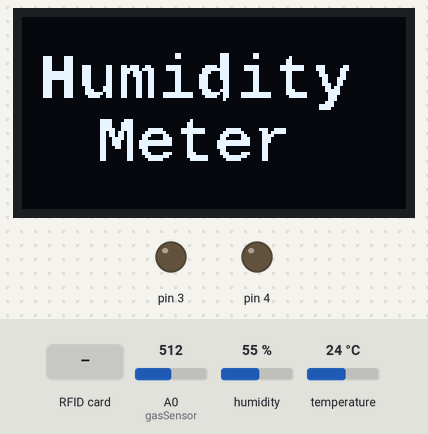
The sketch below on a simulated Arduino Mega 2560, built with avr-gcc and run on an emulated ATmega2560. Shown: 128×64 one-colour display, output pins drawn as LEDs (lit = HIGH). Inputs (shaded band) come from the test bench; at power-on: A0 (gasSensor) = 512, humidity 55 %, temperature 24 °C. Pins used as bus, display or sensor lines are not drawn; what the sketch prints to the serial monitor is not drawn.

Above: at 0.6 s.
At 3.2 s:
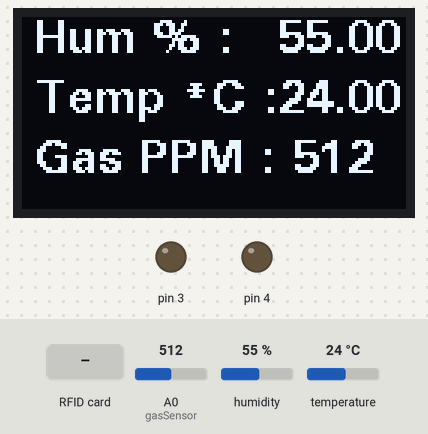
3.3 s: RFID card 70 82 41 A8 held to the reader
At 5.0 s:
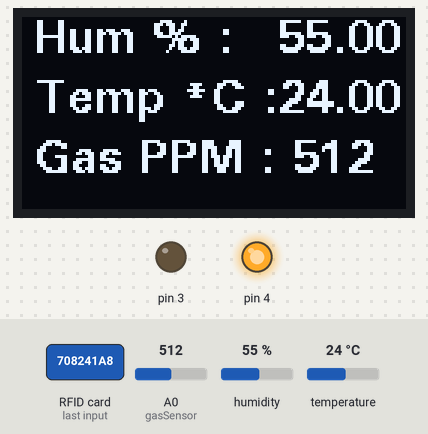
Timing chart, 0 to 15.2 s (numbered marks = the images above; inputs shaded):
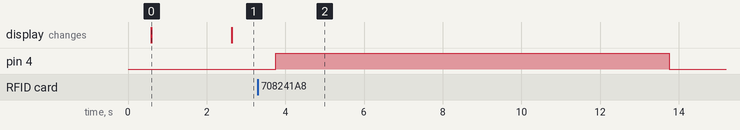

Measured:
- after the input at 3.3 s, pin 4: LOW → HIGH after 0.46 s, → LOW 10.0 s later
- what the display in image 0 shows lasts 2.0 s, from 0.6 s to 2.6 s

The sketch:

RFIDD_OLED.ino
```cpp
#include "SPI.h"
#include "MFRC522.h"

#include <DHT.h>
#include "U8glib.h"

 /* Typical pin layout used: RFID
 * -----------------------------------------------------------------------------------------
 *             MFRC522      Arduino       Arduino   Arduino    Arduino          Arduino
 *             Reader/PCD   Uno/101       Mega      Nano v3    Leonardo/Micro   Pro Micro
 * Signal      Pin          Pin           Pin       Pin        Pin              Pin
 * -----------------------------------------------------------------------------------------
 * RST/Reset   RST          9             5         D9         RESET/ICSP-5     RST
 * SPI SS      SDA(SS)      10            53        D10        10               10
 * SPI MOSI    MOSI         11 / ICSP-4   51        D11        ICSP-4           16
 * SPI MISO    MISO         12 / ICSP-1   50        D12        ICSP-1           14
 * SPI SCK     SCK          13 / ICSP-3   52        D13        ICSP-3           15
 */

/* ##NodeMcu##    SDA(SS) D4 (Có Thể Đổi)
                  RST     D3 (Có Thể Đổi)
                  SCK     D5
                  MISO    D6
                  MOSI    D7 */

#define SS_PIN  53  //   RFID
#define RST_PIN 5   //   RFID

#define DHTPIN 2 // CB DHT22
#define DHTTYPE DHT22   // DHT 22  (AM2302), AM2321
#define gasSensor A0 // Gas

DHT dht(DHTPIN, DHTTYPE);

U8GLIB_SSD1306_128X64 u8g(U8G_I2C_OPT_NO_ACK);  // Display which does not send AC

MFRC522 rfid(SS_PIN, RST_PIN);
MFRC522::MIFARE_Key key;

const uint8_t logo[] PROGMEM =
{
  0x0, 0x0, 0x0, 0x0, 0x0, 0x0, 0x0, 0x0, 0x0, 0x0, 0x0, 0x0, 0x0, 0x0, 0x0,
  0x0, 0x0, 0x0, 0x0, 0x0, 0x0, 0x0, 0x0, 0x0, 0x0, 0x0, 0x0, 0x0, 0x0, 0x0,
  0x0, 0x0, 0x0, 0x0, 0x0, 0x0, 0x0, 0x0, 0x0, 0x0, 0x0, 0x0, 0x0, 0x0, 0x0,
  0x0, 0x0, 0x0, 0x0, 0x0, 0x0, 0x0, 0x0, 0x0, 0x0, 0x0, 0x0, 0x0, 0x0, 0x0,
  0x0, 0x0, 0x0, 0x0, 0x0, 0x0, 0x0, 0x0, 0x0, 0x0, 0x0, 0x0, 0x0, 0x0, 0x0,
  0x0, 0x0, 0x0, 0x0, 0x0, 0x0, 0x0, 0x0, 0x0, 0x0, 0x0, 0x0, 0x0, 0x0, 0x0,
  0x0, 0x0, 0x0, 0x0, 0x0, 0x0, 0x0, 0x0, 0x0, 0x0, 0x0, 0x0, 0x0, 0x0, 0x0,
  0x0, 0x0, 0x0, 0x0, 0x0, 0x0, 0x0, 0x0, 0x0, 0x0, 0x0, 0x0, 0x0, 0x0, 0x0,
  0x0, 0x0, 0x0, 0x0, 0x0, 0x0, 0x0, 0x0, 0x0, 0x0, 0x0, 0x0, 0x0, 0x0, 0x0,
  0x0, 0x0, 0x0, 0x0, 0x0, 0x0, 0x0, 0x0, 0x0, 0x0, 0x0, 0x0, 0x0, 0x0, 0x0,
  0x0, 0x0, 0x0, 0x0, 0x0, 0x0, 0x0, 0x0, 0x0, 0x0, 0x0, 0x0, 0x0, 0x0, 0x0,
  0x0, 0x0, 0x0, 0x0, 0x0, 0x0, 0x0, 0x0, 0x0, 0x0, 0x0, 0x0, 0x0, 0x0, 0x0,
  0x0, 0x0, 0x0, 0x0, 0x0, 0x0, 0x0, 0x0, 0x0, 0x0, 0x0, 0x0, 0x0, 0x0, 0x0,
  0x0, 0x0, 0x0, 0x18, 0x0, 0x38, 0x6, 0x0, 0x0, 0x0, 0x0, 0x0, 0x0, 0x1, 0xc3,
  0x80, 0x0, 0x0, 0x0, 0x18, 0x0, 0x38, 0x6, 0x0, 0x40, 0x0, 0x0, 0x0, 0x0, 0x1,
  0xc3, 0x80, 0x0, 0x0, 0x0, 0x0, 0x0, 0x38, 0x0, 0x0, 0xc0, 0x0, 0x0, 0x0, 0x0,
  0x1, 0xc3, 0x80, 0x0, 0x0, 0x0, 0x0, 0x0, 0x38, 0x0, 0x0, 0xc0, 0x0, 0x0, 0x0,
  0x0, 0x1, 0xc3, 0x8e, 0xc, 0x6e, 0x60, 0xf8, 0x7, 0xb8, 0x3e, 0x3, 0xfc, 0x38, 0x18,
  0x0, 0x0, 0x1, 0xc3, 0x8e, 0xc, 0x7e, 0xf0, 0xf8, 0xf, 0xf8, 0x3e, 0x3, 0xfc, 0x38,
  0x38, 0x0, 0x0, 0x1, 0xff, 0x8e, 0xc, 0x77, 0x30, 0x18, 0xe, 0x38, 0x6, 0x0, 0xc0,
  0x18, 0x30, 0x0, 0x0, 0x1, 0xff, 0x8e, 0xc, 0x67, 0x30, 0x18, 0x1c, 0x38, 0x6, 0x0,
  0xc0, 0x1c, 0x30, 0x0, 0x0, 0x1, 0xff, 0x8e, 0xc, 0x63, 0x30, 0x18, 0x1c, 0x38, 0x6,
  0x0, 0xc0, 0xc, 0x70, 0x0, 0x0, 0x1, 0xc3, 0x8e, 0xc, 0x63, 0x30, 0x18, 0x1c, 0x18,
  0x6, 0x0, 0xc0, 0xc, 0x60, 0x0, 0x0, 0x1, 0xc3, 0x8e, 0xc, 0x63, 0x30, 0x18, 0x1c,
  0x18, 0x6, 0x0, 0xc0, 0xe, 0x60, 0x0, 0x0, 0x1, 0xc3, 0x86, 0x1c, 0x63, 0x30, 0x18,
  0x1c, 0x18, 0x6, 0x0, 0xc0, 0x6, 0xc0, 0x0, 0x0, 0x1, 0xc3, 0x87, 0x1c, 0x63, 0x30,
  0x18, 0xe, 0x38, 0x6, 0x0, 0xe0, 0x7, 0xc0, 0x0, 0x0, 0x1, 0xc3, 0x87, 0xec, 0x63,
  0x31, 0xff, 0x8f, 0xd8, 0x7f, 0xe0, 0xfe, 0x3, 0xc0, 0x0, 0x0, 0x1, 0xc3, 0x83, 0xcc,
  0x63, 0x31, 0xff, 0x87, 0x98, 0x7f, 0xe0, 0x7e, 0x3, 0x80, 0x0, 0x0, 0x0, 0x0, 0x0,
  0x0, 0x0, 0x0, 0x0, 0x0, 0x10, 0x0, 0x0, 0x0, 0x3, 0x80, 0x0, 0x0, 0x0, 0x0,
  0x0, 0x0, 0x0, 0x0, 0x0, 0x0, 0x0, 0x0, 0x0, 0x0, 0x7, 0x0, 0x0, 0x0, 0x0,
  0x0, 0x0, 0x0, 0x0, 0x0, 0x0, 0x0, 0x0, 0x0, 0x0, 0x0, 0x1f, 0x0, 0x0, 0x0,
  0x0, 0x0, 0x0, 0x0, 0x0, 0x0, 0x0, 0x0, 0x0, 0x0, 0x0, 0x0, 0x1e, 0x0, 0x0,
  0x0, 0x0, 0x0, 0x0, 0x0, 0x0, 0x0, 0x0, 0x0, 0x0, 0x0, 0x0, 0x0, 0x0, 0x0,
  0x0, 0x0, 0x0, 0x0, 0x0, 0x0, 0x0, 0x0, 0x0, 0x0, 0x0, 0x0, 0x0, 0x0, 0x0,
  0x0, 0x0, 0x0, 0x0, 0x0, 0x0, 0x0, 0x0, 0x0, 0x0, 0x0, 0x0, 0x0, 0x0, 0x0,
  0x0, 0x0, 0x0, 0x0, 0x0, 0x0, 0x0, 0x3c, 0x38, 0x0, 0x0, 0x80, 0x0, 0x0, 0x0,
  0x0, 0x0, 0x0, 0x0, 0x0, 0x0, 0x0, 0x0, 0x3c, 0x78, 0x0, 0x1, 0x80, 0x0, 0x0,
  0x0, 0x0, 0x0, 0x0, 0x0, 0x0, 0x0, 0x0, 0x0, 0x3c, 0x78, 0x0, 0x1, 0x80, 0x0,
  0x0, 0x0, 0x0, 0x0, 0x0, 0x0, 0x0, 0x0, 0x0, 0x0, 0x3e, 0x78, 0x3e, 0x7, 0xf8,
  0xf, 0x81, 0xcf, 0x0, 0x0, 0x0, 0x0, 0x0, 0x0, 0x0, 0x0, 0x36, 0xd8, 0x7f, 0x7,
  0xf8, 0x1f, 0xc0, 0xdf, 0x0, 0x0, 0x0, 0x0, 0x0, 0x0, 0x0, 0x0, 0x36, 0xd8, 0xe1,
  0x81, 0x80, 0x38, 0x60, 0xf0, 0x0, 0x0, 0x0, 0x0, 0x0, 0x0, 0x0, 0x0, 0x33, 0xd8,
  0xc1, 0xc1, 0x80, 0x30, 0x70, 0xe0, 0x0, 0x0, 0x0, 0x0, 0x0, 0x0, 0x0, 0x0, 0x33,
  0x99, 0xff, 0xc1, 0x80, 0x7f, 0xf0, 0xe0, 0x0, 0x0, 0x0, 0x0, 0x0, 0x0, 0x0, 0x0,
  0x33, 0x99, 0xff, 0xc1, 0x80, 0x7f, 0xf0, 0xc0, 0x0, 0x0, 0x0, 0x0, 0x0, 0x0, 0x0,
  0x0, 0x31, 0x99, 0xc0, 0x1, 0x80, 0x70, 0x0, 0xc0, 0x0, 0x0, 0x0, 0x0, 0x0, 0x0,
  0x0, 0x0, 0x30, 0x18, 0xc0, 0x1, 0x80, 0x30, 0x0, 0xc0, 0x0, 0x0, 0x0, 0x0, 0x0,
  0x0, 0x0, 0x0, 0x30, 0x18, 0xe1, 0xc1, 0xc0, 0x38, 0x70, 0xc0, 0x0, 0x0, 0x0, 0x0,
  0x0, 0x0, 0x0, 0x0, 0x30, 0x18, 0x7f, 0x81, 0xfc, 0x1f, 0xe0, 0xc0, 0x0, 0x0, 0x0,
  0x0, 0x0, 0x0, 0x0, 0x0, 0x30, 0x18, 0x3e, 0x0, 0xfc, 0xf, 0x80, 0xc0, 0x0, 0x0,
  0x0, 0x0, 0x0, 0x0, 0x0, 0x0, 0x0, 0x0, 0x0, 0x0, 0x0, 0x0, 0x0, 0x0, 0x0,
  0x0, 0x0, 0x0, 0x0, 0x0, 0x0, 0x0, 0x0, 0x0, 0x0, 0x0, 0x0, 0x0, 0x0, 0x0,
  0x0, 0x0, 0x0, 0x0, 0x0, 0x0, 0x0, 0x0, 0x0, 0x0, 0x0, 0x0, 0x0, 0x0, 0x0,
  0x0, 0x0, 0x0, 0x0, 0x0, 0x0, 0x0, 0x0, 0x0, 0x0, 0x0, 0x0, 0x0, 0x0, 0x0,
  0x0, 0x0, 0x0, 0x0, 0x0, 0x0, 0x0, 0x0, 0x0, 0x0, 0x0, 0x0, 0x0, 0x0, 0x0,
  0x0, 0x0, 0x0, 0x0, 0x0, 0x0, 0x0, 0x0, 0x0, 0x0, 0x0, 0x0, 0x0, 0x0, 0x0,
  0x0, 0x0, 0x0, 0x0, 0x0, 0x0, 0x0, 0x0, 0x0, 0x0, 0x0, 0x0, 0x0, 0x0, 0x0,
  0x0, 0x0, 0x0, 0x0, 0x0, 0x0, 0x0, 0x0, 0x0, 0x0, 0x0, 0x0, 0x0, 0x0, 0x0,
  0x0, 0x0, 0x0, 0x0, 0x0, 0x0, 0x0, 0x0, 0x0, 0x0, 0x0, 0x0, 0x0, 0x0, 0x0,
  0x0, 0x0, 0x0, 0x0, 0x0, 0x0, 0x0, 0x0, 0x0, 0x0, 0x0, 0x0, 0x0, 0x0, 0x0,
  0x0, 0x0, 0x0, 0x0, 0x0, 0x0, 0x0, 0x0, 0x0, 0x0, 0x0, 0x0, 0x0, 0x0, 0x0,
  0x0, 0x0, 0x0, 0x0, 0x0, 0x0, 0x0, 0x0, 0x0, 0x0, 0x0, 0x0, 0x0, 0x0, 0x0,
  0x0, 0x0, 0x0, 0x0, 0x0, 0x0, 0x0, 0x0, 0x0, 0x0, 0x0, 0x0, 0x0, 0x0, 0x0,
  0x0, 0x0, 0x0, 0x0, 0x0, 0x0, 0x0, 0x0, 0x0, 0x0, 0x0, 0x0, 0x0, 0x0, 0x0,
  0x0, 0x0, 0x0, 0x0, 0x0, 0x0, 0x0, 0x0, 0x0, 0x0, 0x0, 0x0, 0x0, 0x0, 0x0,
  0x0, 0x0, 0x0, 0x0, 0x0, 0x0, 0x0, 0x0, 0x0, 0x0, 0x0, 0x0, 0x0, 0x0, 0x0,
  0x0, 0x0, 0x0, 0x0, 0x0, 0x0, 0x0, 0x0, 0x0, 0x0, 0x0, 0x0, 0x0, 0x0, 0x0,
  0x0, 0x0, 0x0, 0x0
};

  int dem;

  bool first = true;
  float hum = 0.0;
  float temp = 0.0;

  int gas = 0;

bool dht_test(float* hum, float* temp, int* gas);

void setup() {

    Serial.begin(9600);

    pinMode(3, OUTPUT); // motor cổng
    pinMode(4 ,OUTPUT); // motor cổng

    digitalWrite(3,LOW);
    digitalWrite(4,LOW);

    SPI.begin();

    dht.begin();

    rfid.PCD_Init();

    first = true;

    // assign default color value
    if (u8g.getMode() == U8G_MODE_R3G3B2)
    {
      u8g.setColorIndex(255);     // white
    }
    else if (u8g.getMode() == U8G_MODE_GRAY2BIT)
    {
      u8g.setColorIndex(3);         // max intensity
    }
    else if (u8g.getMode() == U8G_MODE_BW)
    {
      u8g.setColorIndex(1);         // pixel on
    }
    else if (u8g.getMode() == U8G_MODE_HICOLOR)
    {
      u8g.setHiColorByRGB(255, 255, 255);
    }

    // picture loop
    u8g.firstPage();

    do
    {
      u8g.drawBitmapP(0, 0, 16, 64, logo);
    }
    while (u8g.nextPage());

    dht_test(&hum, &temp, &gas);

}

void loop() {

   rfidtest();

   bool result = dht_test(&hum, &temp, &gas);

    if (first)
    {
      // skip displaying readings first time, as its stale data.
      first = false;
    }
    else
    {
      if(result == false)
      {
        u8g.firstPage();
        do
        {
          // sensor error
          u8g.setFont(u8g_font_fub11);
          u8g.setFontRefHeightExtendedText();
          u8g.setDefaultForegroundColor();
          u8g.setFontPosTop();
          u8g.drawStr(10, 30, "Sensor Error");
        }
        while (u8g.nextPage());
      }
      else
      {
        u8g.firstPage();
        do
        {
          HumMeter(&hum, &temp, &gas);
        }
        while (u8g.nextPage());
      }
    }

    delay(100);
}

bool dht_test(float* hum, float* temp,int* gas)
{
  // Wait a few seconds between measurements.
  delay(500);
  *hum = 0;
  *temp = 0;
  //*heatIndex = 0;
  *gas = 0;
  //*rain = 0;

  // Reading temperature or humidity takes about 250 milliseconds!
  // Sensor readings may also be up to 2 seconds 'old' (its a very slow sensor)
  float h = dht.readHumidity();
  // Read temperature as Celsius (the default)
  float t = dht.readTemperature();
  // Read temperature as Fahrenheit (isFahrenheit = true)
  float f = dht.readTemperature(true);

  // gas
  int g = analogRead(gasSensor);
  //int r = digitalRead(rainSensor);

  // Check if any reads failed and exit early (to try again).
  if (isnan(h) || isnan(t) || isnan(f))
  {
    Serial.println("Failed to read from DHT sensor!");
    return false;
  }

  // Compute heat index in Fahrenheit (the default)
  //float hif = dht.computeHeatIndex(f, h);
  // Compute heat index in Celsius (isFahreheit = false)
  //float hic = dht.computeHeatIndex(t, h, false);

  Serial.print("Humidity: ");
  Serial.print(h);
  Serial.print(" %\t");
  Serial.print("Temperature: ");
  Serial.print(t);
  Serial.print(" *C\t");
  Serial.print("Gas: ");
  Serial.print(g);
  Serial.println(" PPM");

  *hum = h;
  *temp = t;
  *gas = g;

  return true;
}

void rfidtest()
{
    if (!rfid.PICC_IsNewCardPresent() || !rfid.PICC_ReadCardSerial())
      return;

    // Serial.print(F("PICC type: "));
    MFRC522::PICC_Type piccType = rfid.PICC_GetType(rfid.uid.sak);
    // Serial.println(rfid.PICC_GetTypeName(piccType));

    // Check is the PICC of Classic MIFARE type
    if (piccType != MFRC522::PICC_TYPE_MIFARE_MINI &&
      piccType != MFRC522::PICC_TYPE_MIFARE_1K &&
      piccType != MFRC522::PICC_TYPE_MIFARE_4K) {
      Serial.println(F("Your tag is not of type MIFARE Classic."));
      return;
    }

    String strID = "";
    for (byte i = 0; i < 4; i++) {
      strID +=
      (rfid.uid.uidByte[i] < 0x10 ? "0" : "") +
      String(rfid.uid.uidByte[i], HEX) +
      (i!=3 ? ":" : "");
    }
    strID.toUpperCase();

    Serial.print("Tap card key: ");
    Serial.println(strID);

    if (strID.indexOf("70:82:41:A8") >= 0) {
      dem = dem + 1; }
      if (dem >= 2) dem=0;
    if (dem  == 1 ) {
        digitalWrite(4,HIGH);
        digitalWrite(3,LOW);
        delay(10000);
        digitalWrite(3,LOW);
        digitalWrite(4,LOW);

    }
    else {
        digitalWrite(3,HIGH);
        digitalWrite(4,LOW);
        delay(10000);
        digitalWrite(4,LOW);
        digitalWrite(3,LOW);

    }


    rfid.PICC_HaltA();
    rfid.PCD_StopCrypto1();

}

void HumMeter(float* hum, float* temp, int* gas)
{
    u8g.setFont(u8g_font_fub11);
    u8g.setFontRefHeightExtendedText();
    u8g.setDefaultForegroundColor();
    u8g.setFontPosTop();
    u8g.drawStr(4, 0, "Hum % :");
    u8g.setPrintPos(85, 0);
    u8g.print(*hum);
  //#ifdef METRIC
    // if metric system, display Celsius
    u8g.drawStr(4, 20, "Temp *C :");
  //#else
    //display Farenheit
    //u8g.drawStr(4, 20, "Temp F");
  //#endif

    u8g.setPrintPos(85, 20);
    u8g.print(*temp);
    u8g.drawStr(4, 40, "Gas PPM :");
    u8g.setPrintPos(90, 40);
    u8g.print(*gas);
}
```
